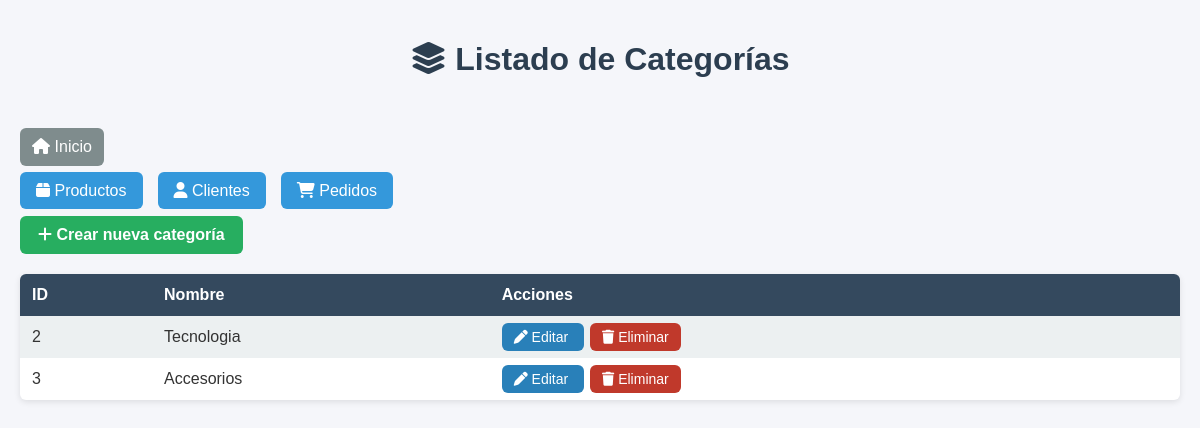
Page /categorias/ on the committed database.
### msimple/models.py (models this page shows, shortened)
class Categoria(models.Model):
    nombre = models.CharField(max_length=100)

### msimple/views.py (the view)
# urls.py: path('categorias/', views.listar_categorias, name='listar_categorias'),
def listar_categorias(request):
    categorias = Categoria.objects.all()
    return render(request, 'categorias/listar.html', {'categorias': categorias})

### msimple/templates/categorias/listar.html (shortened to what this page needs)
<!DOCTYPE html>
<html lang="es">
<head>
    <link rel="stylesheet" href="https://cdnjs.cloudflare.com/ajax/libs/font-awesome/6.5.0/css/all.min.css">
</head>
<body>
    <h1>
        <i class="fa-solid fa-layer-group"></i>
        Listado de Categorías
    </h1>
    <a class="btn-volver" href="{% url 'index' %}">
        <i class="fa-solid fa-house"></i> Inicio
    </a>
    <nav>
        <ul>
            <li><a href="/productos/"><i class="fa-solid fa-box"></i> Productos</a></li>
            <li><a href="/clientes/"><i class="fa-solid fa-user"></i> Clientes</a></li>
            <li><a href="/pedidos/"><i class="fa-solid fa-cart-shopping"></i> Pedidos</a></li>
        </ul>
    </nav>
    <a class="btn-crear" href="{% url 'crear_categoria' %}">
        <i class="fa-solid fa-plus"></i>
        Crear nueva categoría
    </a>
    <table>
        <tr>
            <th>ID</th>
            <th>Nombre</th>
            <th>Acciones</th>
        </tr>
        {% for c in categorias %}
        <tr>
            <td>{{ c.id }}</td>
            <td>{{ c.nombre }}</td>
            <td class="acciones">
                <a class="btn-editar" href="{% url 'editar_categoria' c.id %}">
                    <i class="fa-solid fa-pen"></i> Editar
                </a>
                <a class="btn-eliminar" href="{% url 'eliminar_categoria' c.id %}">
                    <i class="fa-solid fa-trash"></i> Eliminar
                </a>
            </td>
        </tr>
        {% endfor %}
    </table>
</body>
</html>

### msimple/templates/categorias/listar.html (style rules this page uses)
body { font-family: Arial, Helvetica, sans-serif; margin: 0; padding: 20px; background: #f5f6fa; color: #333; }
h1 { text-align: center; color: #2c3e50; margin-bottom: 30px; }
.btn-crear { display: inline-block; padding: 10px 18px; background: #27ae60; color: white; text-decoration: none; border-radius: 6px; font-weight: bold; transition: .2s; }
table { width: 100%; border-collapse: collapse; background: white; margin-top: 20px; border-radius: 6px; overflow: hidden; box-shadow: 0 2px 6px rgba(0, 0, 0, 0.1); }
th, td { padding: 12px; text-align: left; }
th { background: #34495e; color: white; }
tr:nth-child(even) { background: #ecf0f1; }
.acciones a { padding: 6px 12px; margin-right: 6px; border-radius: 6px; text-decoration: none; color: white; font-size: 14px; }
.btn-editar { background: #2980b9; }
.btn-eliminar { background: #c0392b; }
.btn-volver { display: inline-block; margin: 20px auto 0; width: 60px; text-align: center; background: #7f8c8d; color: white; padding: 10px 12px; border-radius: 6px; text-decoration: none; transition: .2s; }
nav ul { list-style: none; padding: 0; display: flex; gap: 15px; flex-wrap: wrap; }
nav a { text-decoration: none; background: #3498db; padding: 10px 16px; color: white; border-radius: 6px; transition: .2s; }

### rows in the picture
Categoria: id "2", nombre "Tecnologia"
Categoria: id "3", nombre "Accesorios"
